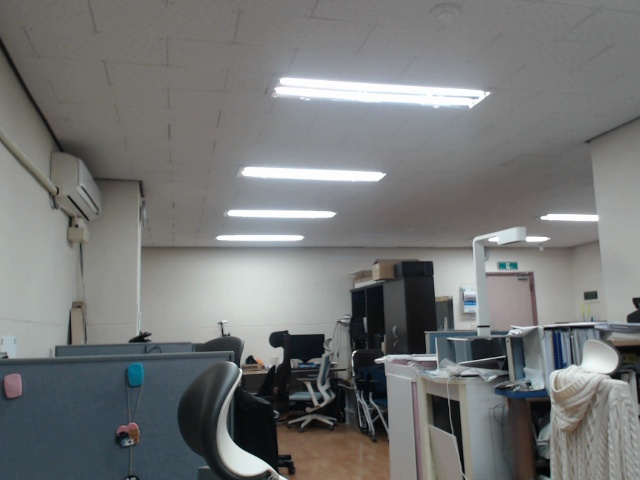
#> input picture MAT3008_Numerical_Analysis/hw10/data/goodLeft.jpg, 640 x 480 px
$ jupyter execute datafitting_tutorial.ipynb
#> lines starting #> are read from the running program, lines starting #| are printed output that depends on the picture; long printed decimals are rounded
[cell 1]
import cv2
import numpy as np
import math
from PIL import Image
import matplotlib
from matplotlib import pyplot as plt

[cell 2]
distThresh=30

## Load images and detect keypoints

[cell 3]
img1 = cv2.imread('./data/goodLeft.jpg',0)
#> img1: shape (480, 640); min 1, max 255, mean 118.2
img2 = cv2.imread('./data/goodRight.jpg',0)
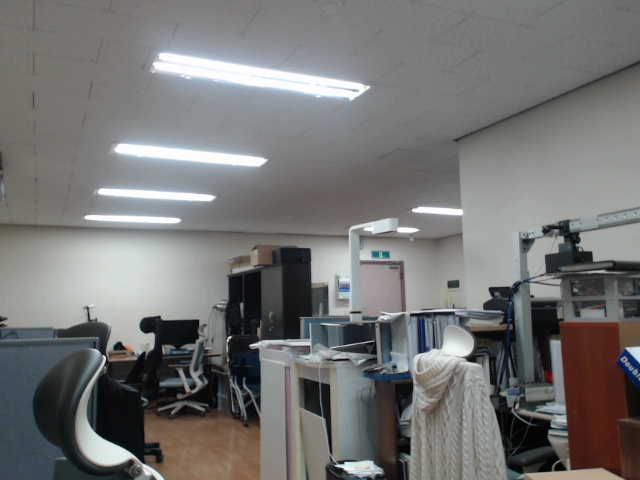
#> input picture MAT3008_Numerical_Analysis/hw10/data/goodRight.jpg, 640 x 480 px
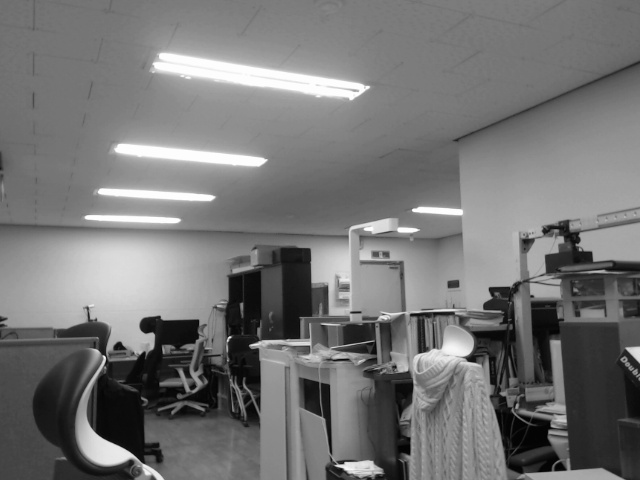
#> img2: shape (480, 640); min 1, max 255, mean 116.8

# Initiate ORB detector
orb = cv2.ORB_create()

kp1, des1 = orb.detectAndCompute(img1,None)
#> kp1 = 500 keypoints; strongest (x, y, size): (376, 360, 31), (272, 340, 92.6), (355, 351, 31), (272, 337, 111.1)
kp2, des2 = orb.detectAndCompute(img2,None)
#> kp2 = 500 keypoints; strongest (x, y, size): (104, 357, 31), (229, 337, 31), (143, 325, 92.6), (251, 345, 31)

img1 = cv2.drawKeypoints(img1, kp1, None)
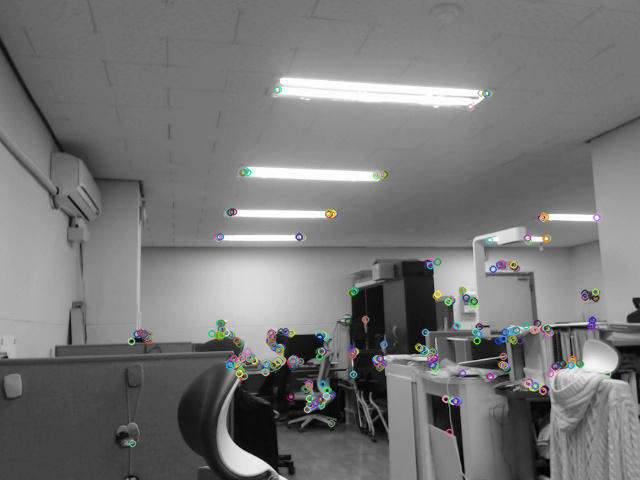
#> img1: shape (480, 640, 3); mean of channels 0, 1, 2 118.5, 118.6, 118.4; drawn as B, G, R
img2 = cv2.drawKeypoints(img2, kp2, None)
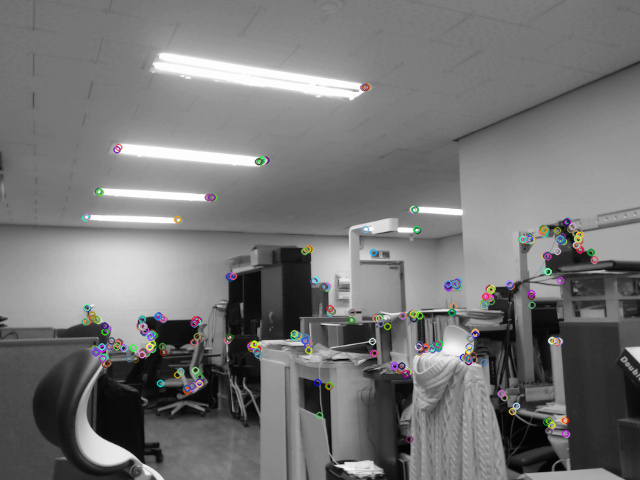
#> img2: shape (480, 640, 3); mean of channels 0, 1, 2 117.2, 117.2, 117.3; drawn as B, G, R

## BruteForce Matching with Norm Hamming

[cell 4]
bf = cv2.BFMatcher(cv2.NORM_HAMMING, crossCheck=True)
matches = bf.match(des1, des2)
#> matches = 257 matches
matches = sorted(matches, key=lambda x:x.distance)
img3 = cv2.drawMatches(img1, kp1, img2, kp2, matches[:], None, flags=2)
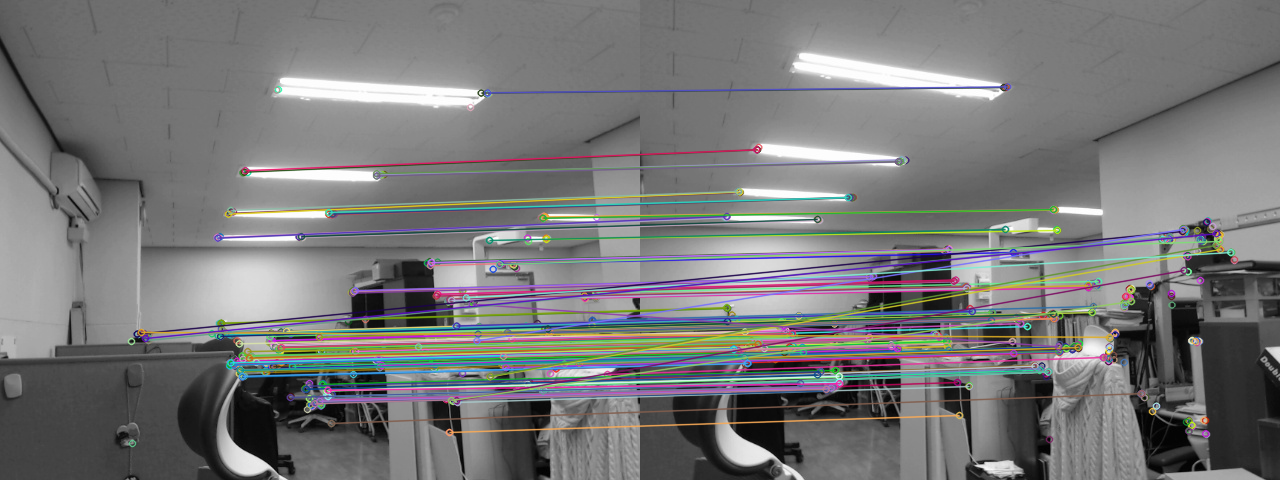
#> img3: shape (480, 1280, 3); mean of channels 0, 1, 2 120.1, 119.5, 119.6; drawn as B, G, R
plt.figure(figsize=(20,10))
plt.imshow(img3)
print("matches: ", len(matches))
#| matches:  257

## Filter some suspicious pairs

[cell 5]
print("pairs: ",len(matches))
#| pairs:  257

for item in matches:
    if item.distance>distThresh:
        matches.remove(item)
#> after the loop, matches = 227 matches

print("pairs: ",len(matches))
#| pairs:  227

img3 = cv2.drawMatches(img1, kp1, img2, kp2, matches[:], None, flags=2)
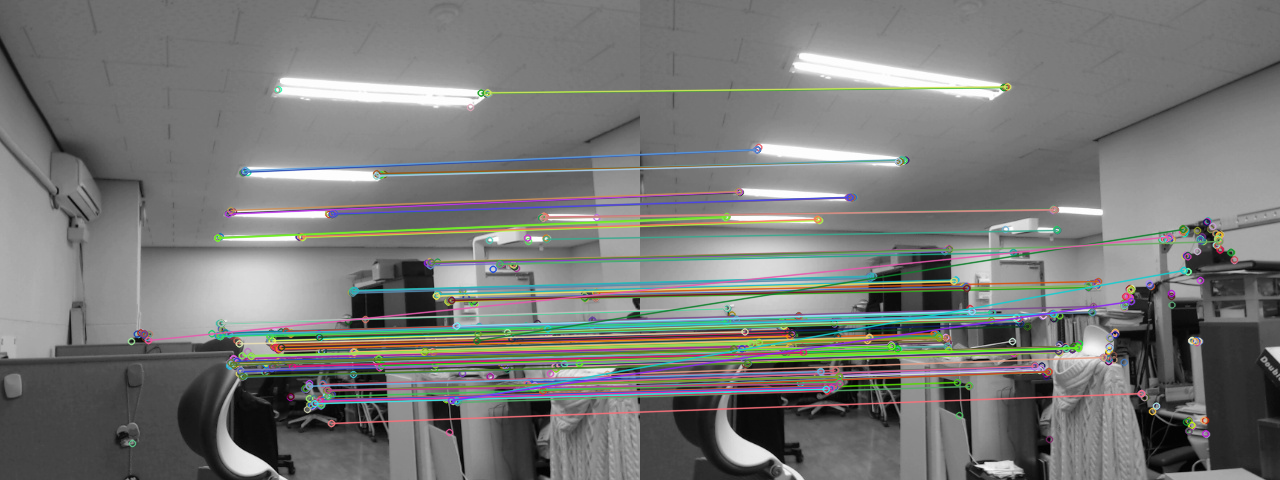
#> img3: shape (480, 1280, 3); mean of channels 0, 1, 2 118.9, 120.8, 119.7; drawn as B, G, R
plt.figure(figsize=(20,10))
plt.imshow(img3)

## Return pairs

[cell 6]
Left=[]
Right=[]
for idx in range(len(matches)):
    Left.append(kp1[matches[idx].queryIdx].pt)
    Right.append(kp2[matches[idx].trainIdx].pt)
    print(Left[idx], Right[idx])
#> this loop made 227 passes
#| (321.408, 335.232) (196.992, 321.408)
#| (352.346, 292.627) (229.921, 277.697)
#| (322.800, 334.800) (198.0, 320.0)
#| (430.560, 262.080) (308.160, 249.120)
#| (322.560, 334.080) (197.280, 319.680)
#| (380.160, 174.528) (263.520, 159.840)
#| (352.512, 290.304) (230.170, 275.789)
#| (217.0, 237.0) (86.0, 217.0)
#> (further printed lines are left out)
#> after the loop, Left = 227 pairs, first value 148 to 607, second value 92.4 to 423; Right = 227 pairs, first value 84.67 to 579, second value 86.4 to 393.1
